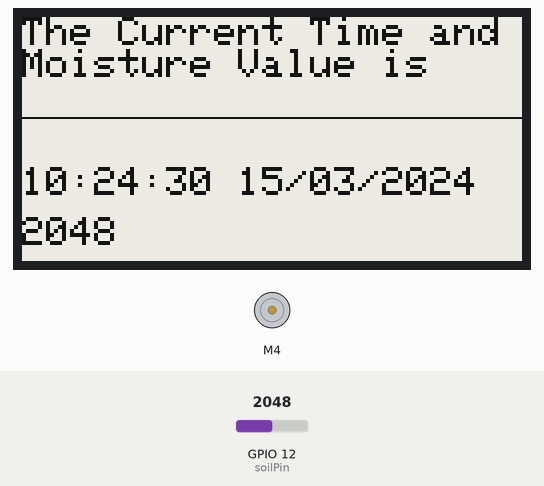
Simulated run of this sketch. Board: ESP32. Parts: 250×122 one-colour display, DC motor (green arrow = forward, orange = backward, longer = faster). The test bench sets the inputs (shaded band); at power-on: GPIO 12 (soilPin) = 2048. The local clock reads 2024-03-15 10:24:30 at power-on unless the sketch sets it; storage starts empty; what the sketch prints to the serial monitor is not drawn.

Above: at 2.1 s.

The sketch:

Read_time.ino
```cpp
//Set Variables for Moiture sensor
int moistValue = 0; //value for storing moisture value
int soilPin = 12;//Declare a variable for the soil moisture sensor

// Set Variables for RTC
#include "RTClib.h"
RTC_PCF8523 rtc;
char daysOfTheWeek[7][12] = {"Sunday", "Monday", "Tuesday", "Wednesday", "Thursday", "Friday", "Saturday"};

// Find and Inclued Files for SD
#include <SPI.h>
#include <SD.h>
#include "FS.h"

// Set Variables and Find and Inclued Files for EINK
#include "Adafruit_ThinkInk.h"
#define EPD_CS      15
#define EPD_DC      33
#define SRAM_CS     32
#define EPD_RESET   -1 // can set to -1 and share with microcontroller Reset!
#define EPD_BUSY    -1 // can set to -1 to not use a pin (will wait a fixed delay)

// 2.13" Monochrome displays with 250x122 pixels and SSD1675 chipset
ThinkInk_213_Mono_B72 display(EPD_DC, EPD_RESET, EPD_CS, SRAM_CS, EPD_BUSY);

// Set Variables and Find and Inclued Files Motor Shield
#include <Adafruit_MotorShield.h>

Adafruit_MotorShield AFMS = Adafruit_MotorShield();
Adafruit_DCMotor *myMotor = AFMS.getMotor(4);

void setup() {
  //Setup Serial Monitor to Monitor the Code Working
  Serial.begin(9600);
  while (!Serial) {
    delay(10);
  }

  // Setup SD Card
  setupSD();

  // Setup RTC
  if (! rtc.begin()) {
    Serial.println("Couldn't find RTC");
    Serial.flush();
    abort();
  }

  // The following line can be uncommented if the time needs to be reset.
  // rtc.adjust(DateTime(F(__DATE__), F(__TIME__)));

  rtc.start();

  // Setup EINK
  display.begin(THINKINK_MONO);
  display.clearBuffer();

  // Setup Motor
  AFMS.begin();
  myMotor->setSpeed(255);
  logEvent("System Initialisation...");

  // Setup Soil Monitor
  readSoil();
}

void loop() {

  // Gets the current date and time, and writes it to the Eink display.
  String currentTime = getDateTimeAsString();

  drawText("The Current Time and\nMoisture Value is", EPD_BLACK, 2, 0, 0);

  // writes the current time on the bottom half of the display (y is height)
  drawText(currentTime, EPD_BLACK, 2, 0, 75);

  // Draws a line from the leftmost pixel, on line 50, to the rightmost pixel (250) on line 50.
  display.drawLine(0, 50, 250, 50, EPD_BLACK);

  int moisture = readSoil();

  drawText(String (moisture), EPD_BLACK, 2, 0, 100);
  display.display();

  // waits 180 seconds (3 minutes) as per guidelines from adafruit.
  delay(180000);
  display.clearBuffer();
}
//State How to Draw the Text on the E-ink Monitor
void drawText(String text, uint16_t color, int textSize, int x, int y) {
  display.setCursor(x, y);
  display.setTextColor(color);
  display.setTextSize(textSize);
  display.setTextWrap(true);
  display.print(text);

}
//State the Time as a String so the E-Ink Monitor can Display it
String getDateTimeAsString() {
  DateTime now = rtc.now();

  //Prints the date and time to the Serial monitor for debugging.
  /*
    Serial.print(now.year(), DEC);
    Serial.print('/');
    Serial.print(now.month(), DEC);
    Serial.print('/');
    Serial.print(now.day(), DEC);
    Serial.print(" (");
    Serial.print(daysOfTheWeek[now.dayOfTheWeek()]);
    Serial.print(") ");
    Serial.print(now.hour(), DEC);
    Serial.print(':');
    Serial.print(now.minute(), DEC);
    Serial.print(':');
    Serial.print(now.second(), DEC);
    Serial.println();
  */

  // Converts the date and time into a human-readable format.
  char humanReadableDate[20];
  sprintf(humanReadableDate, "%02d:%02d:%02d %02d/%02d/%02d",  now.hour(), now.minute(), now.second(), now.day(), now.month(), now.year());

  return humanReadableDate;
}

//State What the Code Means When it Says "setupSD" in the Above Code
void setupSD() {
  if (!SD.begin()) {
    Serial.println("Card Mount Failed");
    return;
  }
  uint8_t cardType = SD.cardType();

  if (cardType == CARD_NONE) {
    Serial.println("No SD card attached");
    return;
  }
  Serial.println("SD Started");
}

//Find the Time and Date in the AdaLogger and Display to the Arduino
void logEvent(String dataToLog) {
  /*
     Log entries to a file on an SD card.
  */
  // Get the updated/current time
  DateTime rightNow = rtc.now();

  // Open the log file
  File logFile = SD.open("/logEvents.csv", FILE_APPEND);
  if (!logFile) {
    Serial.print("Couldn't create log file");
    abort();
  }

  // Log the event with the date, time and data
  logFile.print(rightNow.year(), DEC);
  logFile.print(",");
  logFile.print(rightNow.month(), DEC);
  logFile.print(",");
  logFile.print(rightNow.day(), DEC);
  logFile.print(",");
  logFile.print(rightNow.hour(), DEC);
  logFile.print(",");
  logFile.print(rightNow.minute(), DEC);
  logFile.print(",");
  logFile.print(rightNow.second(), DEC);
  logFile.print(",");
  logFile.print(dataToLog);

  // End the line with a return character.
  logFile.println();
  logFile.close();
  Serial.print("Event Logged: ");
  Serial.print(rightNow.year(), DEC);
  Serial.print(",");
  Serial.print(rightNow.month(), DEC);
  Serial.print(",");
  Serial.print(rightNow.day(), DEC);
  Serial.print(",");
  Serial.print(rightNow.hour(), DEC);
  Serial.print(",");
  Serial.print(rightNow.minute(), DEC);
  Serial.print(",");
  Serial.print(rightNow.second(), DEC);
  Serial.print(",");
  Serial.println(dataToLog);
}

//Find the Moiture in the Soil Via the Soil Moisture Sensor and State to the Arduino
int readSoil() {
  moistValue = analogRead(soilPin);//Read the SIG value form sensor
  return moistValue;//send current moisture value
}
```
